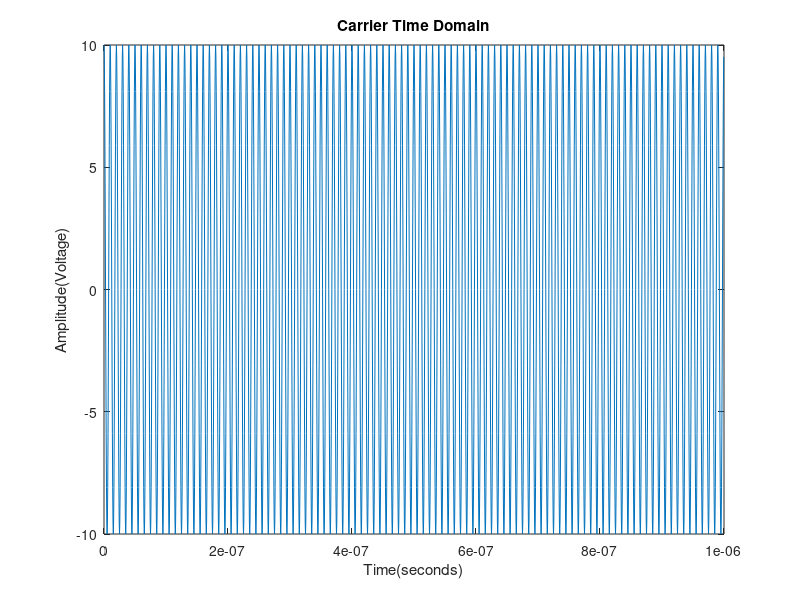

The MATLAB source for this figure:
% Parameters
frequency = 100e6; 
amplitude = 10;   
period = 1e-6;    
Over_sampling = 20;

% Time Base
fs = Over_sampling*max(frequency);
time = 0:1/fs:period-1/fs;

% Create cosine signal
cosine_signal = amplitude * cos(2*pi*frequency*time);

% Plot time domain response
plot(time,cosine_signal)
xlabel('Time(seconds)')
ylabel('Amplitude(Voltage)')
title('Carrier Time Domain')